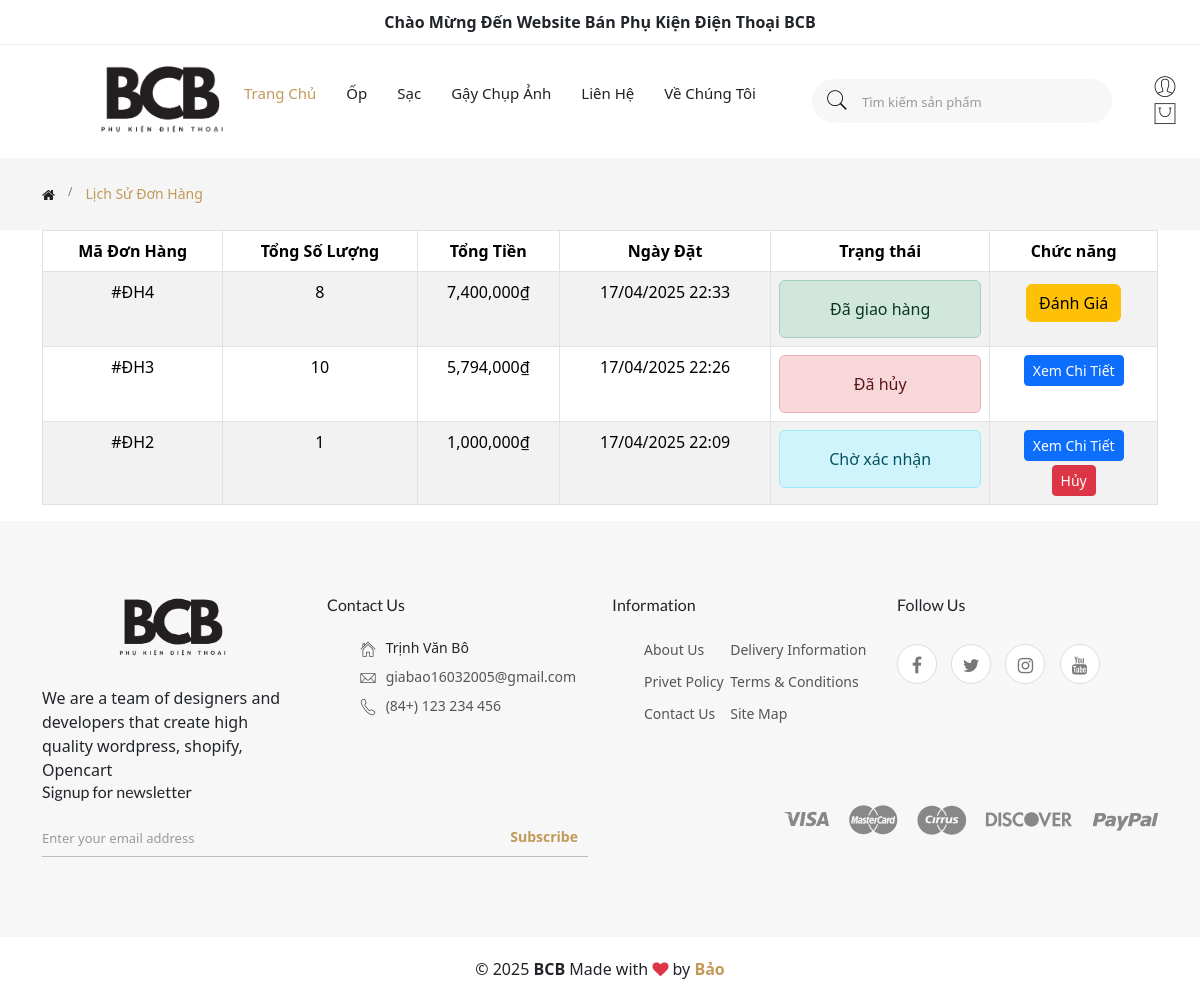
/?act=lich-su-don&id=4 (signed in), run on the app's committed database.
### tables this page shows
CREATE TABLE `danh_muc` (
  `dm_id` int NOT NULL,
  `ten_dm` varchar(255) NOT NULL,
  `an_hien` bit(1) DEFAULT b'1',
  `ngay_tao` datetime NOT NULL DEFAULT CURRENT_TIMESTAMP,
  `ngay_update` datetime NOT NULL DEFAULT CURRENT_TIMESTAMP
);

CREATE TABLE `don_hang` (
  `order_id` int NOT NULL,
  `tk_id` int NOT NULL,
  `dia_chi_nhan` varchar(255) DEFAULT NULL,
  `ten_nhan` varchar(255) DEFAULT NULL,
  `sdt_nhan` varchar(11) DEFAULT NULL,
  `ngay_dat` datetime NOT NULL DEFAULT CURRENT_TIMESTAMP,
  `tong_so_luong` int NOT NULL,
  `trang_thai` int NOT NULL DEFAULT '1',
  `tong_tien` int NOT NULL,
  `an_hien` bit(1) DEFAULT b'1',
  `ngay_update` datetime NOT NULL DEFAULT CURRENT_TIMESTAMP ON UPDATE CURRENT_TIMESTAMP
);

### controllers/OrderController.php (called while the page is built, shortened)
<?php
class OrderController
{
    private $orderModel;
    public $category;
    public function __construct()
    {
        $this->orderModel = new OrderModel();
        $this->category = new Category();
    }
    public function orderHistory()
    {
        $tk_id = $_GET['id'];
        $listCategory = $this->category->getAllCategory();
        $orders = $this->orderModel->getOrdersByUser($tk_id);
        $allRatedStatus = [];
        foreach ($orders as $order) {
            if ($order['trang_thai'] == 3) {
                $allRatedStatus[$order['order_id']] = $this->orderModel->checkAllProductsRated($tk_id, $order['order_id']);
            } else {
                $allRatedStatus[$order['order_id']] = false;
            }
        }
        require_once './views/historyOrder.php';
    }
}

### index.php (called while the page is built, shortened)
<?php
require_once './commons/function.php';
require_once './controllers/OrderController.php';
require_once './models/Category.php';
require_once './models/Order.php';
$act = $_GET['act'] ?? 'trang-chu';
match ($act) {
    'trang-chu' => (new HomeController())->trangchu(),
    'gioi-thieu' => (new HomeController())->gioiThieu(),
    'chi-tiet-san-pham' => (new ProductController())->chiTietProduct(),
    'san-pham-theo-danh-muc' => (new ProductController())->productCategory(),
    'dang-nhap' => (new HomeController())->formDangNhap(),
    'check-dang-nhap' => (new HomeController())->dangNhap(),
    'dang-ky' => (new HomeController())->formDangKy(),
    'check-dang-ky' => (new HomeController())->dangKy(),
    'dang-xuat' => (new HomeController())->logout(),
    'xoa-ghi-nho' => (new HomeController())->xoaCookie(),
    'lien-he' => (new HomeController())->lienHe(),
    'thanh-toan' => (new HomeController())->thanhToan(),
    'them-vao-gio-hang' => (new CartController())->addToCart(),
    'gio-hang' => (new CartController())->showCart(),
    'xoa-gio-hang' => (new CartController())->deleteCart(),
    'xac-nhan-don' => (new OrderController())->xacNhanDon(),
    'lich-su-don' => (new OrderController())->orderHistory(),
    'chi-tiet-don-hang' => (new OrderController())->detailOrder(),
    'info-Acc' => (new HomeController())-> infoAcc(),
    'edit-thong-tin' => (new HomeController())-> editInfo(),
    'cancel-order' => (new OrderController())->cancelOrder(),
    'confirm-received' => (new OrderController())->confirmReceived(),
    'addBinhLuan' => (new HomeController())->addBinhLuan(),
    'danh-gia' => (new OrderController())->showReviewForm(),
    'addEvaluation' => (new HomeController())->addEvaluation(),
};

### commons/function.php (called while the page is built, shortened)
<?php
function connectDB()
{
    $host = DB_HOST;
    $port = DB_PORT;
    $dbname = DB_NAME;
    try {
        $conn = new PDO("mysql:host=$host;port=$port;dbname=$dbname", DB_USERNAME, DB_PASSWORD);
        $conn->setAttribute(PDO::ATTR_ERRMODE, PDO::ERRMODE_EXCEPTION);
        $conn->setAttribute(PDO::ATTR_DEFAULT_FETCH_MODE, PDO::FETCH_ASSOC);
        return $conn;
    } catch (PDOException $e) {
        echo("Connection failed: " . $e->getMessage());
    }
}

### models/Category.php (called while the page is built)
<?php
class Category
{
    public $conn;
    public function __construct()
    {
        $this->conn = connectDB();
    }
    public function getAllCategory()
    {
        try {
            $sql = "SELECT * FROM danh_muc";
            $stmt = $this->conn->prepare($sql);
            $stmt->execute();
            return $stmt->fetchAll();
        } catch (Exception $e) {
            echo 'Lỗi getAllCategory() '.$e->getMessage();
        }
    }
}

### models/Order.php (called while the page is built, shortened)
<?php
class OrderModel
{
    public $conn;
    public function __construct()
    {
        $this->conn = connectDB();
    }
    public function getOrdersByUser($tk_id)
    {
        try {
            $sql = "SELECT * FROM don_hang WHERE tk_id = :tk_id ORDER BY ngay_dat DESC";
            $stmt = $this->conn->prepare($sql);
            $stmt->execute([':tk_id' => $tk_id]);
            return $stmt->fetchAll();
        } catch (Exception $e) {
            echo 'Lỗi getOrdersByUser Id(): ' . $e->getMessage();
        }
    }
    public function checkAllProductsRated($tk_id, $order_id)
    {
        try {
            $sql = "
            SELECT chi_tiet_don_hang.sp_id
            FROM chi_tiet_don_hang
            LEFT JOIN danh_gia ON chi_tiet_don_hang.order_id = danh_gia.order_id
                AND chi_tiet_don_hang.sp_id = danh_gia.sp_id
            WHERE chi_tiet_don_hang.order_id = :order_id
            GROUP BY chi_tiet_don_hang.sp_id
            HAVING COUNT(danh_gia.dg_id) = COUNT(chi_tiet_don_hang.sp_id)";
            $stmt = $this->conn->prepare($sql);
            $stmt->bindParam(':order_id', $order_id);
            $stmt->execute();
            return $stmt->rowCount() === count($this->getOrderItems($order_id));
        } catch (Exception $e) {
            echo 'Lỗi checkAllProductsRated(): ' . $e->getMessage();
            return false;
        }
    }
    public function getOrderItems($order_id)
    {
        try {
            $sql = "SELECT * FROM chi_tiet_don_hang WHERE order_id = :order_id";
            $stmt = $this->conn->prepare($sql);
            $stmt->bindParam(':order_id', $order_id);
            $stmt->execute();
            return $stmt->fetchAll(PDO::FETCH_ASSOC);
        } catch (Exception $e) {
            echo 'Lỗi getOrderItems(): ' . $e->getMessage();
            return false;
        }
    }
}

### views/historyOrder.php (the view, shortened to what this page needs)
<!doctype html>
<html class="no-js" lang="zxx">
<head>
    <link rel="stylesheet" href="assets/css/vendor/bootstrap.min.css">
    <link rel="stylesheet" href="assets/css/vendor/pe-icon-7-stroke.css">
    <link rel="stylesheet" href="assets/css/vendor/font-awesome.min.css">
    <link rel="stylesheet" href="assets/css/plugins/slick.min.css">
    <link rel="stylesheet" href="assets/css/plugins/animate.css">
    <link rel="stylesheet" href="assets/css/plugins/nice-select.css">
    <link rel="stylesheet" href="assets/css/plugins/jqueryui.min.css">
    <link rel="stylesheet" href="assets/css/style.css">
    <link href="https://cdn.jsdelivr.net/npm/bootstrap@5.0.2/dist/css/bootstrap.min.css" rel="stylesheet"
>
    <link href="https://cdn.jsdelivr.net/npm/bootstrap@5.3.2/dist/css/bootstrap.min.css" rel="stylesheet">
</head>
<body>
    <?php include_once "views/layout/header.php" ?>
    <main>
        <div class="breadcrumb-area">
            <div class="container">
                <div class="row">
                    <div class="col-12">
                        <div class="breadcrumb-wrap">
                            <nav aria-label="breadcrumb">
                                <ul class="breadcrumb">
                                    <li class="breadcrumb-item"><a
                                            href="<?= BASE_URL?>"><i
                                                class="fa fa-home"></i></a></li>
                                    <li class="breadcrumb-item active" aria-current="page">Lịch sử đơn hàng</li>
                                </ul>
                            </nav>
                        </div>
                    </div>
                </div>
            </div>
        </div>
        <div class="container">
            <div class="member-area-from-wrap">
                <div class="row justify-content-center">
                    <div class="col-lg-12 ">
                        <div class="card-body">
                            <?php if (!empty($orders)): ?>
                            <table class="table table-bordered table-striped" style="text-align:center;">
                                <thead>
                                    <tr>
                                        <th>Mã Đơn Hàng</th>
                                        <th>Tổng Số Lượng</th>
                                        <th>Tổng Tiền</th>
                                        <th>Ngày Đặt</th>
                                        <th>Trạng thái</th>
                                        <th>Chức năng</th>
                                    </tr>
                                </thead>
                                <tbody>
                                    <?php foreach ($orders as $order): ?>
                                    <tr>
                                        <td>#ĐH<?= $order['order_id'] ?>
                                        </td>
                                        <td><?= $order['tong_so_luong'] ?>
                                        </td>
                                        <td><?= number_format($order['tong_tien']) ?>₫
                                        </td>
                                        <td><?= date('d/m/Y H:i', strtotime($order['ngay_dat'])) ?>
                                        </td>
                                        <td>
                                            <?php if ($order['trang_thai'] == 1) {
                                                echo '<p class="alert alert-info">Chờ xác nhận</p>';
                                            } elseif ($order['trang_thai'] == 2) {
                                                echo '<p class="alert alert-warning">Đang giao hàng</p>';
                                            } elseif ($order['trang_thai'] == 3) {
                                                echo '<p class="alert alert-success">Đã giao hàng</p>';
                                            } else {
                                                echo '<p class="alert alert-danger">Đã hủy</p>';
                                            } ?>
                                        </td>
                                        <td>
                                            <?php if ($order['trang_thai'] == 3) { ?>
                                            <?php if ($allRatedStatus[$order['order_id']]) { ?>
                                            <a href="<?= BASE_URL.'?act=chi-tiet-don-hang&id='.$order['order_id'] ?>"
                                                class="btn btn-primary btn-sm">Xem Chi Tiết</a>
                                            <?php } else { ?>
                                            <a href="<?= BASE_URL.'?act=danh-gia&tk_id='.$tk_id.'&order_id='.$order['order_id'] ?>"
                                                class="btn btn-warning mt-1">Đánh Giá</a>
                                            <?php } ?>
                                            <?php } else { ?>
                                            <a href="<?= BASE_URL.'?act=chi-tiet-don-hang&id='.$order['order_id'] ?>"
                                                class="btn btn-primary btn-sm">Xem Chi Tiết</a>
                                            <?php } ?>
                                            <?php if ($order['trang_thai'] == 1): ?>
                                            <form
                                                action="<?= BASE_URL . '?act=cancel-order' ?>"
                                                method="POST">
                                                <button type="submit" class="btn btn-danger btn-sm mt-1"
                                                    onclick="return confirm('Hủy đơn hàng này?')">Hủy</button>
                                            </form>
                                            <?php endif; ?>
                                        </td>
                                    </tr>
                                    <?php endforeach; ?>
                                </tbody>
                            </table>
                            <?php else: ?>
                            <div style="text-align: center; margin: 20px; font-size: 1.5rem; font-weight: bold;">
                                Bạn chưa có đơn hàng nào.
                            </div>
                            <?php endif; ?>
                        </div>
                    </div>
                </div>
            </div>
        </div>
    </main>
    <?php include_once "./views/layout/footer.php" ?>
</body>
</html>

### views/layout/menu.php
<nav class="desktop-menu">
    <ul>
        <li class="active"><a href="<?= BASE_URL?>" style="text-decoration:none;">trang chủ</a>
        </li>
        <?php foreach ($listCategory as $category) {?>
        <li class="position-static"><a style="text-decoration:none;"
                href="<?php echo BASE_URL.'?act=san-pham-theo-danh-muc&id='.$category['dm_id'] ?>"><?= $category['ten_dm'] ?></a>
        </li>
        <?php  } ; ?>
        <li><a href="<?= BASE_URL.'?act=lien-he'?>" style="text-decoration:none;">liên hệ</a>
        </li>
        <li><a
                href="<?= BASE_URL.'?act=gioi-thieu'?>" style="text-decoration:none;">Về
                chúng tôi</a></li>
    </ul>
</nav>

### views/historyOrder.php (style rules this page uses)
a, a:hover { text-decoration: none; }

### data on the page
danh_muc: ten_dm "Ốp"
danh_muc: ten_dm "Sạc"
danh_muc: ten_dm "Gậy Chụp Ảnh"
don_hang: order_id "4", tong_so_luong "8", tong_tien "7,400,000", ngay_dat "17/04/2025 22:33", trang_thai "Đã giao hàng"
don_hang: order_id "3", tong_so_luong "10", tong_tien "5,794,000", ngay_dat "17/04/2025 22:26", trang_thai "Đã hủy"
don_hang: order_id "2", tong_so_luong "1", tong_tien "1,000,000", ngay_dat "17/04/2025 22:09", trang_thai "Chờ xác nhận"
